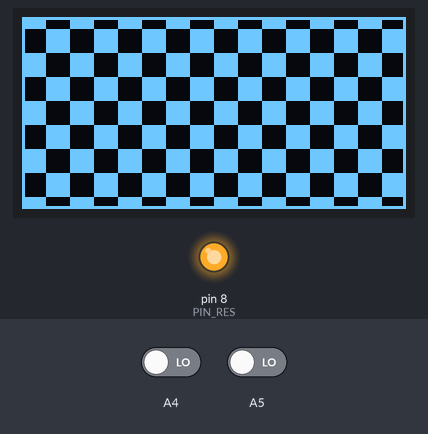
Recording of a sketch running on a simulated Arduino Uno, built with avr-gcc and run on an emulated ATmega328P. Shown: 128×64 one-colour display, output pins drawn as LEDs (lit = HIGH). Wiring (inferred from the names in the program): SSD1306 OLED at I2C address 0x3D. The test bench sets the inputs (shaded band); at power-on: A4 LOW, A5 LOW. What the sketch prints to the serial monitor is not drawn.

Above: at 1.2 s.
1.3 s: A4 driven HIGH
4.3 s: A5 driven HIGH
7.3 s: A4 driven LOW
10.3 s: A5 driven LOW
Timing chart, 0 to 13.3 s (numbered marks = the images above; inputs shaded):
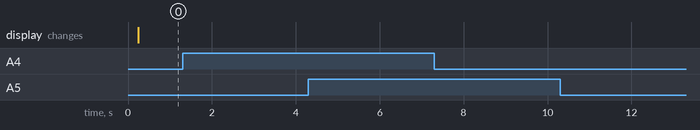

The sketch:

oled_i2c_check.ino
```cpp
// DeskBunny OLED I2C check: is the display wired, and at which address?
//
// Flash it (Arduino IDE, or arduino-cli), open the Serial Monitor at 115200
// baud and read the verdict. It repeats every 3 s, so you can fix a wire and
// watch the result change. When an SSD1306 answers at 0x3C or 0x3D it also
// draws a border and a checkerboard on the screen.
//
// Wiring (I2C): GND-GND, VDD-5V, SDA and SCK/SCL to the board's SDA/SCL:
// Uno/Nano/Pro Mini/Uno R4 A4/A5, Mega 20/21, Leonardo/Micro 2/3.
//
// This replaces the DeskBunny firmware: flash DeskBunny again from the app
// when you are done.

#include <Wire.h>

static const uint8_t PIN_RES = 8; // only 7-pin modules have RES; harmless otherwise

// Time (us) for a line to read HIGH after we stop pulling it low, with the
// board's own pull-up off. The display module's pull-ups do this in a few us;
// with nothing on the line it never rises. 0xFFFF: did not rise in 2 ms.
static uint16_t riseTime(uint8_t pin)
{
  pinMode(pin, OUTPUT);
  digitalWrite(pin, LOW);
  delayMicroseconds(50);
  pinMode(pin, INPUT);
  uint32_t t = micros();
  while (digitalRead(pin) == LOW) {
    if (micros() - t > 2000) return 0xFFFF;
  }
  return (uint16_t)(micros() - t);
}

// HIGH or LOW with the board's own pull-up on: LOW means something holds the
// line down (a short to GND, or a display powered the wrong way round).
static bool stuckLow(uint8_t pin)
{
  pinMode(pin, INPUT_PULLUP);
  delay(2);
  return digitalRead(pin) == LOW;
}

static bool checkLine(uint8_t pin, const __FlashStringHelper *name)
{
  Serial.print(F("  "));
  Serial.print(name);
  Serial.print(F(" (pin "));
  Serial.print(pin);
  Serial.print(F("): "));
  if (stuckLow(pin)) {
    Serial.println(F("STUCK LOW. Shorted to GND, or VDD/GND swapped on the display."));
    return false;
  }
  uint16_t us = riseTime(pin);
  if (us == 0xFFFF) {
    Serial.println(F("no pull-up. Wire not connected here, or the display has no power."));
    return false;
  }
  Serial.print(F("OK, pulled up (rises in "));
  Serial.print(us);
  Serial.println(F(" us)"));
  return true;
}

// --- minimal SSD1306 over Wire, only for the test pattern -----------------
static void oledCmd(uint8_t addr, uint8_t c)
{
  Wire.beginTransmission(addr);
  Wire.write(0x00); // control byte: command
  Wire.write(c);
  Wire.endTransmission();
}

static void oledTestPattern(uint8_t addr)
{
  static const uint8_t init[] = {
    0xAE, 0xD5, 0x80, 0xA8, 0x3F, 0xD3, 0x00, 0x40, 0x8D, 0x14, 0x20, 0x02,
    0xA1, 0xC8, 0xDA, 0x12, 0x81, 0xCF, 0xD9, 0xF1, 0xDB, 0x40, 0xA4, 0xA6, 0xAF
  };
  for (uint8_t i = 0; i < sizeof(init); i++) oledCmd(addr, init[i]);
  for (uint8_t page = 0; page < 8; page++) {
    oledCmd(addr, 0xB0 + page);
    oledCmd(addr, 0x00);
    oledCmd(addr, 0x10);
    for (uint8_t x = 0; x < 128; x += 16) {
      Wire.beginTransmission(addr);
      Wire.write(0x40); // control byte: data
      for (uint8_t i = 0; i < 16; i++) {
        uint8_t col = x + i;
        uint8_t b = ((col >> 3) + page) & 1 ? 0xF0 : 0x0F; // checkerboard
        if (col == 0 || col == 127) b = 0xFF;               // left/right border
        if (page == 0) b |= 0x01;                           // top border
        if (page == 7) b |= 0x80;                           // bottom border
        Wire.write(b);
      }
      Wire.endTransmission();
    }
  }
}

// ---------------------------------------------------------------------------
void setup()
{
  Serial.begin(115200);
  uint32_t t = millis();
  while (!Serial && millis() - t < 3000) {} // native-USB boards: wait for the monitor
  pinMode(PIN_RES, OUTPUT);
  digitalWrite(PIN_RES, LOW);
  delay(20);
  digitalWrite(PIN_RES, HIGH);
  delay(50);
}

void loop()
{
  Serial.println();
  Serial.println(F("=== DeskBunny OLED I2C check ==="));
  Serial.println(F("1. Wires"));
  bool sdaOk = checkLine(SDA, F("SDA"));
  bool sclOk = checkLine(SCL, F("SCL/SCK"));

  Serial.println(F("2. I2C scan"));
  Wire.begin();
  Wire.setClock(100000);
#if defined(WIRE_HAS_TIMEOUT)
  Wire.setWireTimeout(5000, true);
#endif
  uint8_t found[8];
  uint8_t count = 0;
  bool hung = false;
  for (uint8_t a = 1; a < 127; a++) {
    Wire.beginTransmission(a);
    uint8_t r = Wire.endTransmission();
    if (r == 0) {
      if (count < sizeof(found)) found[count] = a;
      count++;
    } else if (r == 5) {
      hung = true;
      break;
    }
  }

  uint8_t display = 0;
  if (hung) {
    Serial.println(F("  The bus hung (a line held low mid-transfer)."));
  } else if (count == 0) {
    Serial.println(F("  Nothing answered."));
  } else if (count > sizeof(found)) {
    Serial.print(F("  "));
    Serial.print(count);
    Serial.println(F(" addresses answered: that is not a real device, SDA is held low."));
  } else {
    Serial.print(F("  Answered:"));
    for (uint8_t i = 0; i < count; i++) {
      Serial.print(F(" 0x"));
      if (found[i] < 16) Serial.print('0');
      Serial.print(found[i], HEX);
      if (found[i] == 0x3C || found[i] == 0x3D) display = found[i];
    }
    Serial.println();
  }

  Serial.println(F("3. Verdict"));
  if (display) {
    Serial.print(F("  DISPLAY FOUND at 0x"));
    Serial.print(display, HEX);
    Serial.println(F(". Drawing a border + checkerboard on it now."));
    Serial.println(F("  Screen still blank? The panel itself is faulty, or it is not an SSD1306."));
    oledTestPattern(display);
  } else if (!sdaOk || !sclOk) {
    Serial.println(F("  NO DISPLAY: fix the wire(s) flagged in step 1 first."));
  } else if (hung || count > sizeof(found)) {
    Serial.println(F("  NO DISPLAY: the lines are powered but the bus misbehaves."));
    Serial.println(F("  Check VDD->5V and GND->GND (easy to swap), then SDA/SCK swapped."));
    Serial.println(F("  If the display is warm, unplug it: it may be damaged."));
  } else if (count == 0) {
    Serial.println(F("  NO DISPLAY: lines look fine but nothing answers."));
    Serial.println(F("  Try SDA and SCK swapped. Check the board's pins are SDA/SCL (A4/A5 on a Nano)."));
  } else {
    Serial.println(F("  Something answered, but not at 0x3C/0x3D: not an SSD1306 display."));
  }
  Wire.end();
  delay(3000);
}
```

Measured:
- after the input at 1.3 s, every drawn part: stays the same
- after the input at 4.3 s, every drawn part: stays the same
- after the input at 7.3 s, every drawn part: stays the same
- after the input at 10.3 s, every drawn part: stays the same
